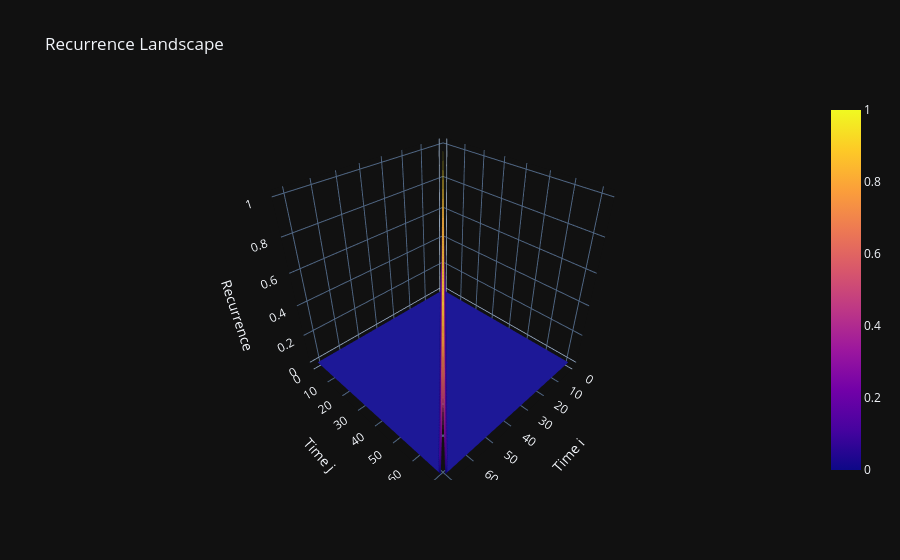

This figure's notebook cell:
### Markdown cell above
### 7. Recurrence Landscape

Build a recurrence matrix from the evolved field history.

Each time step is treated as a full system state. The recurrence matrix compares every state to every other state and marks where the system comes close to itself again.

Rendered as a 3D surface, recurrence becomes a time-by-time landscape of return.

### Code cell
R, D = recurrence_matrix(
    history,
    epsilon=0.12,
)

recurrence_landscape_3d(
    R,
    title="Recurrence Landscape",
    html_path=paths["html"] / "recurrence_landscape.html",
)

### Figure 1 — Plotly figure (JSON) as saved in the notebook; plotly's stock layout.template omitted (floating-point values rounded to 4 significant figures; data arrays with more than 128 entries replaced by an {"elided": "..."} marker saying what was removed)
{"data": [{"type": "surface", "x": {"elided": "73x73 int values"}, "y": {"elided": "73x73 int values"}, "z": {"elided": "73x73 float values"}}], "layout": {"scene": {"xaxis": {"title": {"text": "Time i"}}, "yaxis": {"title": {"text": "Time j"}}, "zaxis": {"title": {"text": "Recurrence"}}}, "title": {"text": "Recurrence Landscape"}}}
